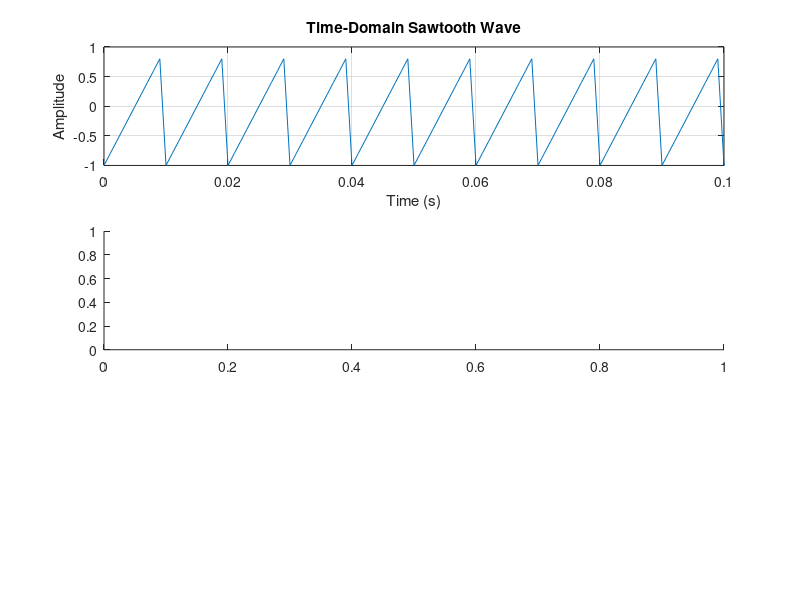

The MATLAB source for this figure: (Note: this script raises an error after producing the figure.)
% Parameters
Fs = 1000;          % Sampling frequency (Hz)
T = 1;              % Duration (seconds)
t = 0:1/Fs:T-1/Fs;  % Time vector
f0 = 100;           % Fundamental frequency (Hz)

% Generate signals
x = sawtooth(2 * pi * f0 * t); % Sawtooth wave

% Figure 2: Sawtooth Wave Analysis
figure;

% Subplot 1: Time-domain signal (Sawtooth)
subplot(3, 1, 1);
plot(t, x);
title('Time-Domain Sawtooth Wave');
xlabel('Time (s)');
ylabel('Amplitude');
xlim([0, 100e-3]);
grid on;

% Subplot 2: Spectrogram (Sawtooth)
subplot(3, 1, 2);
spectrogram(x, 128, 120, 128, Fs, 'xaxis');
title('Spectrogram of Sawtooth Wave');
colormap('jet');
colorbar;

% Subplot 3: Shifted FFT (Sawtooth)
N = length(x);
X = fft(x);
X_shifted = fftshift(X);
freq = (-N/2:N/2-1)*(Fs/N);
subplot(3, 1, 3);
plot(freq, abs(X_shifted));
title('Shifted FFT of Sawtooth Wave');
xlabel('Frequency (Hz)');
ylabel('Magnitude');
grid on;
xlim([-400, 400]); % Zoom for clarity

% Adjust layout
sgtitle('Sawtooth Wave Analysis');
set(gcf, 'Position', [900, 100, 800, 800]); % Offset second figure

saveas(gcf, 'imgs/signal_sawtooth.png');
